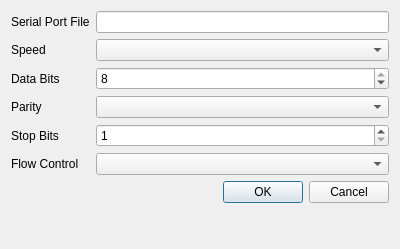
<?xml version="1.0" encoding="UTF-8"?>
<ui version="4.0">
 <class>ConnectionDialog</class>
 <widget class="QDialog" name="ConnectionDialog">
  <property name="geometry">
   <rect>
    <x>0</x>
    <y>0</y>
    <width>400</width>
    <height>249</height>
   </rect>
  </property>
  <property name="windowTitle">
   <string>Dialog</string>
  </property>
  <layout class="QFormLayout" name="formLayout">
   <item row="1" column="0">
    <widget class="QLabel" name="label">
     <property name="text">
      <string>Serial Port File</string>
     </property>
    </widget>
   </item>
   <item row="1" column="1">
    <widget class="QLineEdit" name="uartName"/>
   </item>
   <item row="3" column="0">
    <widget class="QLabel" name="label_2">
     <property name="text">
      <string>Data Bits</string>
     </property>
    </widget>
   </item>
   <item row="3" column="1">
    <widget class="QSpinBox" name="dataBitsSpinner">
     <property name="minimum">
      <number>5</number>
     </property>
     <property name="maximum">
      <number>8</number>
     </property>
     <property name="value">
      <number>8</number>
     </property>
    </widget>
   </item>
   <item row="4" column="0">
    <widget class="QLabel" name="label_3">
     <property name="text">
      <string>Parity</string>
     </property>
    </widget>
   </item>
   <item row="4" column="1">
    <widget class="QComboBox" name="parityCombo"/>
   </item>
   <item row="5" column="0">
    <widget class="QLabel" name="label_4">
     <property name="text">
      <string>Stop Bits</string>
     </property>
    </widget>
   </item>
   <item row="5" column="1">
    <widget class="QSpinBox" name="stopBitsSpinner">
     <property name="minimum">
      <number>1</number>
     </property>
     <property name="maximum">
      <number>2</number>
     </property>
    </widget>
   </item>
   <item row="6" column="0">
    <widget class="QLabel" name="label_5">
     <property name="text">
      <string>Flow Control</string>
     </property>
    </widget>
   </item>
   <item row="6" column="1">
    <widget class="QComboBox" name="flowControlCombo"/>
   </item>
   <item row="7" column="1">
    <widget class="QDialogButtonBox" name="buttonBox">
     <property name="orientation">
      <enum>Qt::Horizontal</enum>
     </property>
     <property name="standardButtons">
      <set>QDialogButtonBox::Cancel|QDialogButtonBox::Ok</set>
     </property>
    </widget>
   </item>
   <item row="2" column="0">
    <widget class="QLabel" name="label_6">
     <property name="text">
      <string>Speed</string>
     </property>
    </widget>
   </item>
   <item row="2" column="1">
    <widget class="QComboBox" name="baudCombo"/>
   </item>
  </layout>
 </widget>
 <resources/>
 <connections>
  <connection>
   <sender>buttonBox</sender>
   <signal>accepted()</signal>
   <receiver>ConnectionDialog</receiver>
   <slot>accept()</slot>
   <hints>
    <hint type="sourcelabel">
     <x>248</x>
     <y>254</y>
    </hint>
    <hint type="destinationlabel">
     <x>157</x>
     <y>274</y>
    </hint>
   </hints>
  </connection>
  <connection>
   <sender>buttonBox</sender>
   <signal>rejected()</signal>
   <receiver>ConnectionDialog</receiver>
   <slot>reject()</slot>
   <hints>
    <hint type="sourcelabel">
     <x>316</x>
     <y>260</y>
    </hint>
    <hint type="destinationlabel">
     <x>286</x>
     <y>274</y>
    </hint>
   </hints>
  </connection>
 </connections>
</ui>
